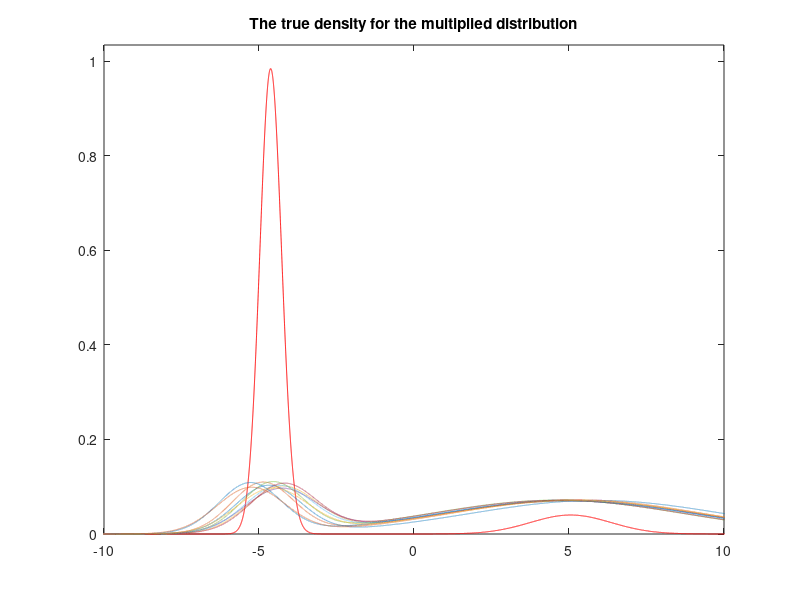

This figure's MATLAB source: (Note: this script raises an error after producing the figure.)
addpath ../src/PART ../src/PART/cut ../src/alternatives ../src/utils

%% Combine densities with two modes
% The data is generated using the following generative model: 
%
% $$x \sim \prod_{i = 1}^m p_i(x)$$
%
% where m is the number of subsets, n is the number of observations and
% each $p_i(\cdot)$ is a mixture of two Gaussians,
%
% $$ p_i(x) = w_{i1} N(u_{i1}, s_{i1}^2) + w_{i2} N(u_{i2}, s_{i2}^2)$$

p = 1; % dim
m = 10; % number of subsets
n = 10000; % number of total data
u = [0 + normrnd(-5,0.5,m,1), 5 + normrnd(0,0.5,m,1)]; % means
s = [1 + abs(normrnd(0,0.1,m,1)), 4 + abs(normrnd(0,0.1,m,1))]; %standard deviations
w = zeros(m,2); %weights
w(:,1) = 0.8/3;
w(:,2) = 1 - w(:,1);

% Here we show the true density of the data
x = -20:0.001:20;
y = zeros(m, length(x));
for i = 1:length(x)
y(:,i) = w(:,1).*normpdf(x(i), u(:,1), s(:,1)) + w(:,2).*normpdf(x(i), u(:,2), s(:,2));
end

y1 = prod(y);
y1 = y1/sum(y1)/0.001;

figure;
ymax = max(y1) + 0.05;
axis_f = [-10 10 0 ymax];
plot(x,y1,'-r');
axis(axis_f)
hold on;
title('The true density for the multiplied distribution')

N = 5000; %Number of samples drawn from each subset.
posterior_N = N;
sub_chains = cell(1,m);
sub_density = cell(1,m);
for i = 1:m
    sub_chains{i} = [normrnd(u(i,1), s(i,1), floor(w(i,1)*N), 1);...
        normrnd(u(i,2), s(i,2), N - floor(w(i,1)*N), 1)];
    sub_chains{i} = sub_chains{i}(randperm(size(sub_chains{i},1)),:);
    % subset density
    sub_density{i} = w(i,1) * normpdf(x, u(i,1), s(i,1)) + w(i,2) * normpdf(x, u(i,2), s(i,2));
    plot(x, sub_density{i}, '--');
end


%% Combine via PART: one-stage aggregation
options = part_options('min_cut_length', 0.001, 'min_fraction_block', 0.01, 'ntree', 8, 'verbose', 2);
combined_posterior_kd_onestage = aggregate_PART_onestage(sub_chains, options);
combined_posterior_ml_onestage = aggregate_PART_onestage(sub_chains, options);
options.local_gaussian_smoothing = false;
combined_posterior_kd_onestage_NoVar = aggregate_PART_onestage(sub_chains, options);
combined_posterior_ml_onestage_NoVar = aggregate_PART_onestage(sub_chains, options);


figure;
plot_marginal_compare({combined_posterior_kd_onestage, ...
    combined_posterior_ml_onestage, ...
    combined_posterior_kd_onestage_NoVar, ...
    combined_posterior_ml_onestage_NoVar}, ...
    { 'KD-onestage', 'ML-onestage','KD-onestage-NoSmoothing','ML-onestage-NoSmoothing'});
subplot(1,1,1);
hold on;
plot(x,y1,'--','DisplayName', 'True', 'LineWidth',2);
legend('-DynamicLegend', 'Location', 'best'); 
title('PART: one-stage aggregation'); hold off;


%% Combine via PART: pairwise aggregation
options = part_options('min_cut_length', 0.001, 'min_fraction_block', 0.01, 'ntree', 8, 'verbose', 2);
combined_posterior_kd_pairwise = aggregate_PART_pairwise(sub_chains, options);
combined_posterior_ml_pairwise = aggregate_PART_pairwise(sub_chains, options);

figure;
plot_marginal_compare({combined_posterior_kd_pairwise, ...
    combined_posterior_ml_pairwise}, ...
    { 'KD-pairwise','ML-pairwise'});
subplot(1,1,1);
hold on;
plot(x,y1,'--','DisplayName', 'True', 'LineWidth',2);
legend('-DynamicLegend', 'Location', 'best'); 
title('PART: pairwise (multi-stage) aggregation'); hold off;


%% Other methods for comparison

% simple averaging
combined_posterior_averaging = aggregate_average(sub_chains);

% weighted averaging 
combined_posterior_weighted_averaging = aggregate_weighted_average(sub_chains);

% UAI - parametric
combined_posterior_parametric = aggregate_uai_parametric(sub_chains);

% UAI - nonparametric
combined_posterior_nonparametric = aggregate_uai_nonparametric(sub_chains, 1e4);

% UAI - semiparametric
combined_posterior_semiparametric = aggregate_uai_semiparametric(sub_chains, 1e4);

figure;
plot_marginal_compare({combined_posterior_kd_pairwise, combined_posterior_ml_pairwise, ...
    combined_posterior_averaging, ...
    combined_posterior_weighted_averaging, ...
    combined_posterior_parametric, ...
    combined_posterior_nonparametric, ...
    combined_posterior_semiparametric}, ...
    {'PART-KD', 'PART-ML', ...
    'average', 'weighted average', ...
    'Neiswanger - parametric', 'Neiswanger - nonparametric', 'Neiswanger - semiparametric'});
subplot(1,1,1);
hold on;
plot(x,y1,'--','DisplayName', 'True', 'LineWidth',2);
legend('-DynamicLegend', 'Location', 'best'); 
title('Comparison of various algorithms'); hold off;
